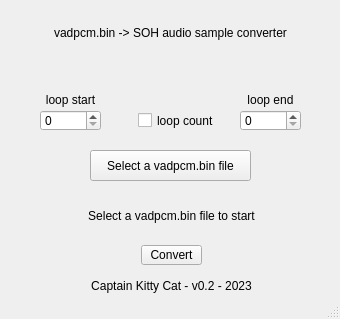
<?xml version="1.0" encoding="UTF-8"?>
<ui version="4.0">
 <class>vadpcmbinToSoHSample</class>
 <widget class="QMainWindow" name="vadpcmbinToSoHSample">
  <property name="geometry">
   <rect>
    <x>0</x>
    <y>0</y>
    <width>340</width>
    <height>319</height>
   </rect>
  </property>
  <property name="windowTitle">
   <string>vadpcmbinToSample</string>
  </property>
  <widget class="QWidget" name="centralwidget">
   <widget class="QLabel" name="label">
    <property name="geometry">
     <rect>
      <x>0</x>
      <y>20</y>
      <width>341</width>
      <height>25</height>
     </rect>
    </property>
    <property name="layoutDirection">
     <enum>Qt::LeftToRight</enum>
    </property>
    <property name="text">
     <string>vadpcm.bin -&gt; SOH audio sample converter</string>
    </property>
    <property name="alignment">
     <set>Qt::AlignCenter</set>
    </property>
   </widget>
   <widget class="QLabel" name="label_2">
    <property name="geometry">
     <rect>
      <x>61</x>
      <y>270</y>
      <width>221</width>
      <height>31</height>
     </rect>
    </property>
    <property name="layoutDirection">
     <enum>Qt::LeftToRight</enum>
    </property>
    <property name="text">
     <string>Captain Kitty Cat - v0.2 - 2023</string>
    </property>
    <property name="alignment">
     <set>Qt::AlignCenter</set>
    </property>
   </widget>
   <widget class="QSpinBox" name="spinBox">
    <property name="enabled">
     <bool>true</bool>
    </property>
    <property name="geometry">
     <rect>
      <x>240</x>
      <y>110</y>
      <width>61</width>
      <height>21</height>
     </rect>
    </property>
    <property name="toolTip">
     <string>modify how long the audio plays (default value is the whole thin)</string>
    </property>
    <property name="maximum">
     <number>999999</number>
    </property>
    <property name="value">
     <number>0</number>
    </property>
   </widget>
   <widget class="QPushButton" name="pushButton">
    <property name="geometry">
     <rect>
      <x>90</x>
      <y>150</y>
      <width>161</width>
      <height>31</height>
     </rect>
    </property>
    <property name="text">
     <string>Select a vadpcm.bin file</string>
    </property>
    <property name="shortcut">
     <string>Ctrl+O</string>
    </property>
   </widget>
   <widget class="QLabel" name="label_5">
    <property name="geometry">
     <rect>
      <x>1</x>
      <y>180</y>
      <width>341</width>
      <height>71</height>
     </rect>
    </property>
    <property name="text">
     <string>Select a vadpcm.bin file to start</string>
    </property>
    <property name="alignment">
     <set>Qt::AlignCenter</set>
    </property>
   </widget>
   <widget class="QPushButton" name="pushButton_2">
    <property name="geometry">
     <rect>
      <x>141</x>
      <y>245</y>
      <width>61</width>
      <height>20</height>
     </rect>
    </property>
    <property name="text">
     <string>Convert</string>
    </property>
    <property name="shortcut">
     <string>Ctrl+S</string>
    </property>
   </widget>
   <widget class="QLabel" name="label_3">
    <property name="geometry">
     <rect>
      <x>105</x>
      <y>87</y>
      <width>331</width>
      <height>25</height>
     </rect>
    </property>
    <property name="text">
     <string>loop end</string>
    </property>
    <property name="alignment">
     <set>Qt::AlignCenter</set>
    </property>
   </widget>
   <widget class="QSpinBox" name="spinBox_3">
    <property name="enabled">
     <bool>true</bool>
    </property>
    <property name="geometry">
     <rect>
      <x>40</x>
      <y>110</y>
      <width>61</width>
      <height>21</height>
     </rect>
    </property>
    <property name="toolTip">
     <string>modify the point at which the audio resets to when it loops</string>
    </property>
    <property name="maximum">
     <number>999999</number>
    </property>
    <property name="value">
     <number>0</number>
    </property>
   </widget>
   <widget class="QLabel" name="label_6">
    <property name="geometry">
     <rect>
      <x>-95</x>
      <y>87</y>
      <width>331</width>
      <height>25</height>
     </rect>
    </property>
    <property name="text">
     <string>loop start</string>
    </property>
    <property name="alignment">
     <set>Qt::AlignCenter</set>
    </property>
   </widget>
   <widget class="QCheckBox" name="checkBox">
    <property name="geometry">
     <rect>
      <x>138</x>
      <y>106</y>
      <width>101</width>
      <height>29</height>
     </rect>
    </property>
    <property name="text">
     <string>loop count</string>
    </property>
   </widget>
  </widget>
  <widget class="QMenuBar" name="menubar">
   <property name="geometry">
    <rect>
     <x>0</x>
     <y>0</y>
     <width>340</width>
     <height>38</height>
    </rect>
   </property>
  </widget>
  <widget class="QStatusBar" name="statusbar"/>
 </widget>
 <resources/>
 <connections/>
</ui>
